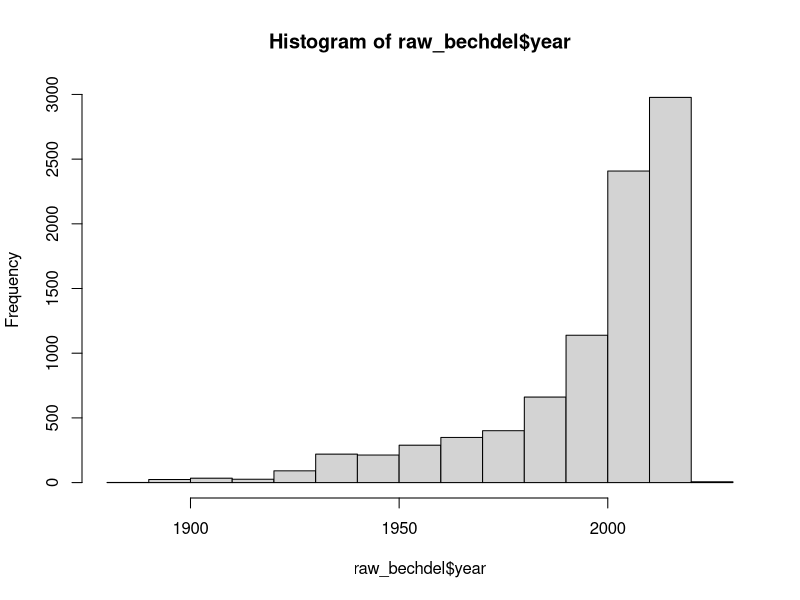
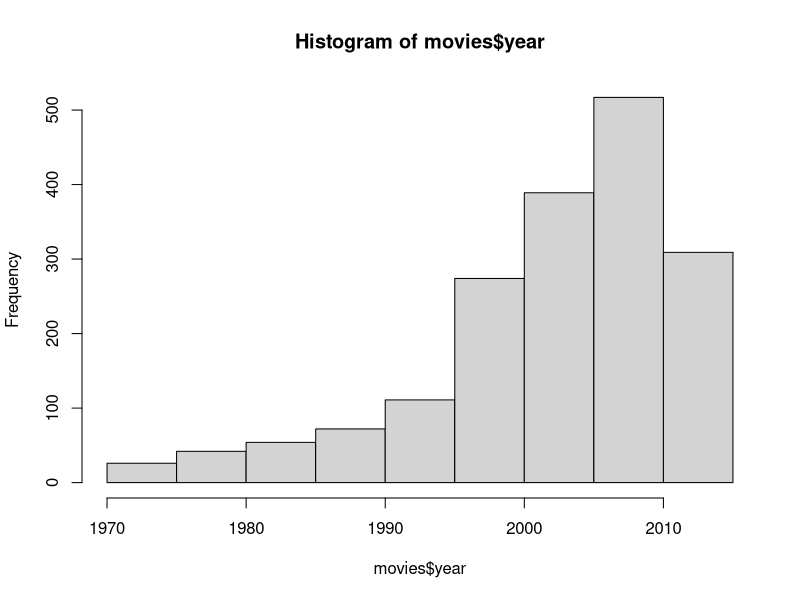

Write the R code that produced these figures, in order. (Note: this script raises an error after producing the figures.)
## ---- chunk 1
library(readr)
library(dplyr)
library(ggplot2)
library(stringr)
## ---- chunk 2
# read in the data manually
raw_bechdel <- read_csv("data/raw_bechdel.csv")
movies <- read_csv("data/movies_raw.csv")
## ---- chunk 3
hist(raw_bechdel$year)
hist(movies$year)
hist(as.numeric(movies2$domgross))
hist(as.numeric(movies2$intgross))
## ---- chunk 4
movies <- movies %>% mutate(binary_test = if_else(binary == "PASS", 1, 0))
table(movies$binary_test)
## ---- chunk 5
hist(movies$year)
hist(movies$imdb_rating)
plot(movies$imdb_votes~movies$imdb_rating)
## ---- chunk 6
movies %>% ggplot(mapping = aes(x =  imdb_rating)) +
  geom_histogram()
## ---- chunk 7
summary(lm(binary_test~ + budget + year, data = movies2))
## ---- chunk 8
movies$plot <- str_to_lower(movies$plot)
# movies %>% filter(str_detect(plot, " woman | women | she | her | girl "))

movies <- movies %>% mutate(women = str_detect(plot, " woman | women | she | her | girl "))
table(movies$women)

movies %>%
  ggplot(. , mapping = aes(x = factor(women), y = imdb_rating)) +
  geom_boxplot()

## ---- chunk 9
movies %>%
  ggplot(. , mapping = aes(x = factor(women), y = runtime)) +
  geom_boxplot()
## ---- chunk 10
movies %>% 
  ggplot(. , mapping = aes(x = factor(women), y = binary_test, color = clean_test)) +
  geom_jitter()
## ---- chunk 11
movies %>%
  ggplot(. , mapping = aes(x = factor(binary), y = imdb_rating)) +
  geom_boxplot()
## ---- chunk 12
movies %>%
  ggplot(. , mapping = aes(x = factor(binary), y = year)) +
  geom_boxplot()
## ---- chunk 13
movies %>%
  ggplot(. , mapping = aes( y = imdb_rating, color = clean_test)) +
  geom_boxplot()
## ---- chunk 14
movies %>%
  ggplot(. , mapping = aes( y = budget, x = factor(women), color = women)) +
  geom_boxplot()
## ---- chunk 15
movies %>%
  ggplot(. , mapping = aes( y = budget, x = factor(binary_test), color = women)) +
  geom_boxplot()
## ---- chunk 16
movies %>%
  ggplot(. , mapping = aes(x = factor(binary), y = women, color = clean_test)) +
  geom_jitter()
## ---- chunk 17
movies %>% filter(binary_test == 0, women == "TRUE") %>% select(title, plot) # is binary variable really accurate?
